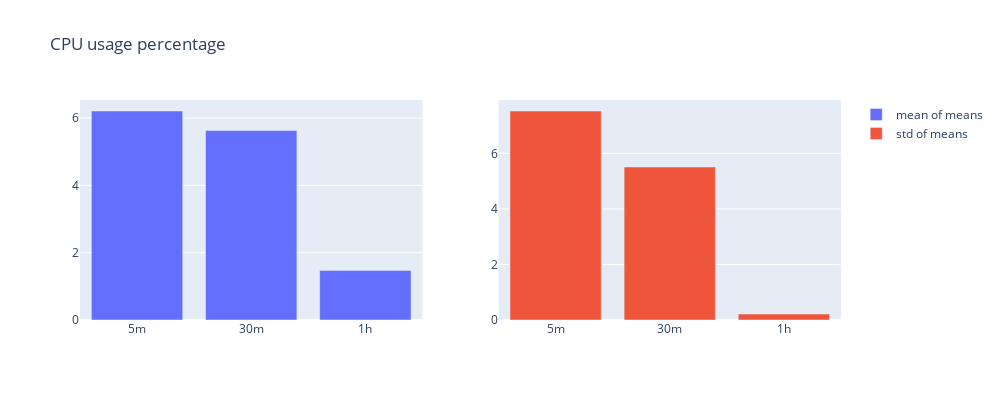

The notebook cell this image was saved under:
### Code cell
bar_plot("CPU usage percentage", cpu_usage)

### Figure 1 — Plotly figure (JSON) as saved in the notebook; plotly's stock layout.template omitted (floating-point values rounded to 4 significant figures)
{"data": [{"name": "mean of means", "type": "bar", "x": ["5m", "30m", "1h"], "xaxis": "x", "y": [6.209, 5.627, 1.473], "yaxis": "y"}, {"name": "std of means", "type": "bar", "x": ["5m", "30m", "1h"], "xaxis": "x2", "y": [7.526, 5.511, 0.2145], "yaxis": "y2"}], "layout": {"height": 400, "title": {"text": "CPU usage percentage"}, "width": 1000, "xaxis": {"anchor": "y", "autorange": true, "domain": [0, 0.45], "range": [-0.5, 2.5], "type": "category"}, "xaxis2": {"anchor": "y2", "autorange": true, "domain": [0.55, 1], "range": [-0.5, 2.5], "type": "category"}, "yaxis": {"anchor": "x", "autorange": true, "domain": [0, 1], "range": [0, 6.536], "type": "linear"}, "yaxis2": {"anchor": "x2", "autorange": true, "domain": [0, 1], "range": [0, 7.922], "type": "linear"}}}
